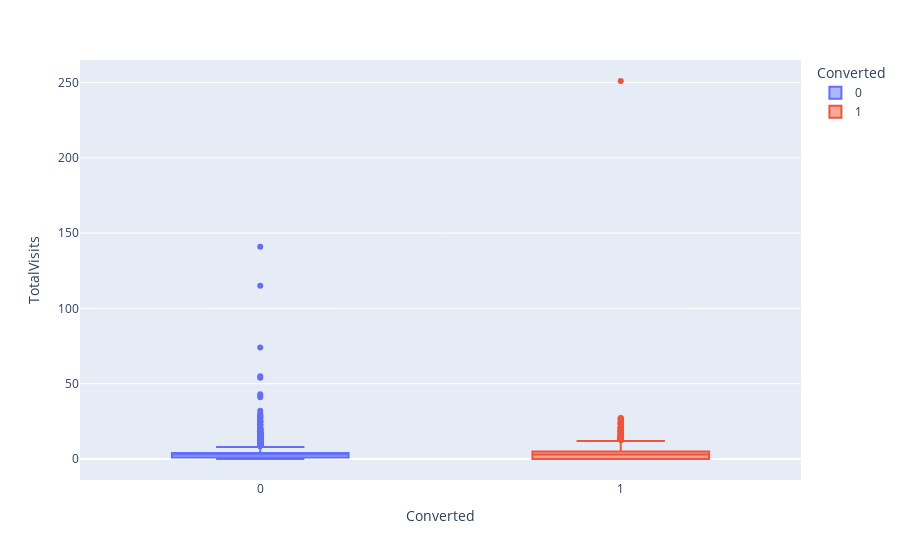

Notebook code for this chart:
### Code cell
# Box Plot Converted x TotalVisits
fig = px.box(df_leads, x='Converted', y='TotalVisits', color='Converted')
fig.show()

### Figure 1 — Plotly figure (JSON) as saved in the notebook; plotly's stock layout.template omitted (floating-point values rounded to 4 significant figures; data arrays with more than 128 entries replaced by an {"elided": "..."} marker saying what was removed)
{"data": [{"alignmentgroup": "True", "hovertemplate": "Converted=%{x}<br>TotalVisits=%{y}<extra></extra>", "legendgroup": "0", "marker": {"color": "#636efa"}, "name": "0", "notched": false, "offsetgroup": "0", "orientation": "v", "showlegend": true, "type": "box", "x": {"elided": "5639 int values"}, "x0": " ", "xaxis": "x", "y": {"elided": "5639 float values"}, "y0": " ", "yaxis": "y"}, {"alignmentgroup": "True", "hovertemplate": "Converted=%{x}<br>TotalVisits=%{y}<extra></extra>", "legendgroup": "1", "marker": {"color": "#EF553B"}, "name": "1", "notched": false, "offsetgroup": "1", "orientation": "v", "showlegend": true, "type": "box", "x": {"elided": "3435 int values"}, "x0": " ", "xaxis": "x", "y": {"elided": "3435 float values"}, "y0": " ", "yaxis": "y"}], "layout": {"boxmode": "overlay", "legend": {"title": {"text": "Converted"}, "tracegroupgap": 0}, "margin": {"t": 60}, "xaxis": {"anchor": "y", "categoryarray": [0, 1], "categoryorder": "array", "domain": [0, 1], "title": {"text": "Converted"}}, "yaxis": {"anchor": "x", "domain": [0, 1], "title": {"text": "TotalVisits"}}}}
